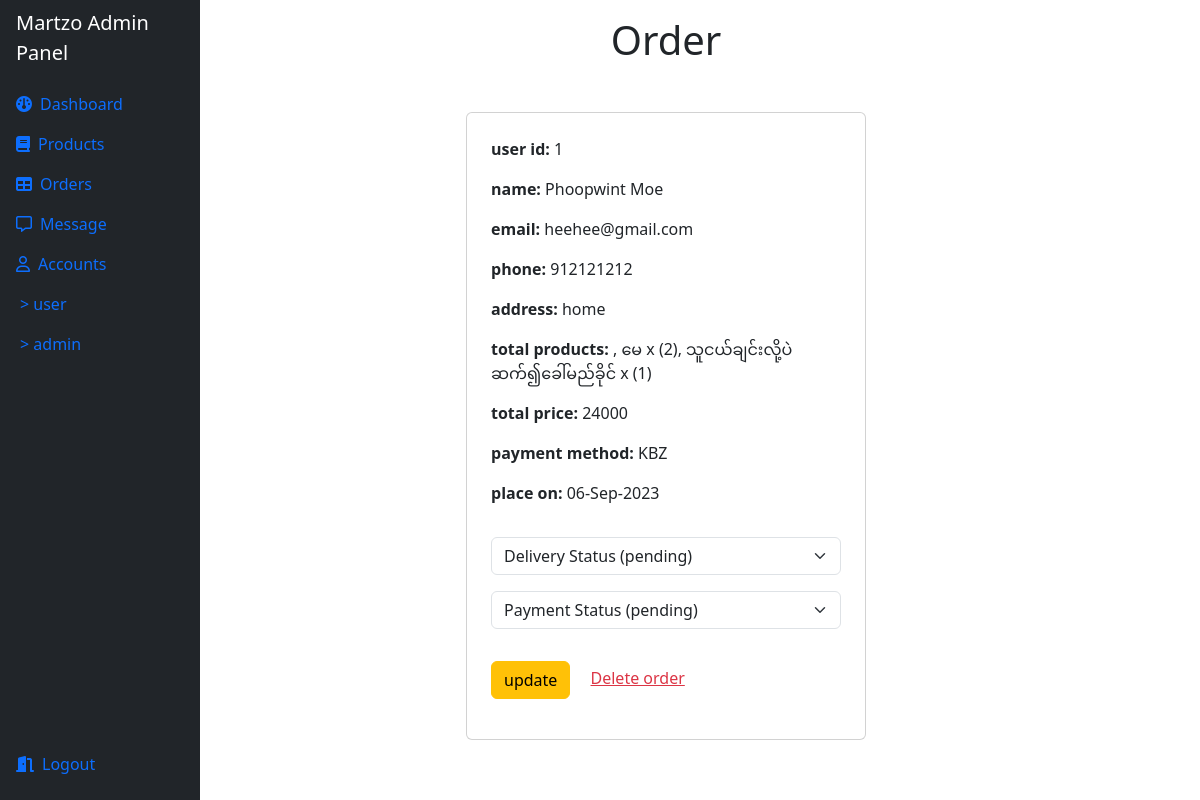
/admin/admin_order_status.php (signed in), run on the app's committed database.
### tables this page shows
CREATE TABLE `order` (
  `id` int(11) NOT NULL,
  `user_id` int(11) NOT NULL,
  `name` varchar(250) NOT NULL,
  `email` varchar(250) NOT NULL,
  `phone` int(11) NOT NULL,
  `address` varchar(250) NOT NULL,
  `product` varchar(250) NOT NULL,
  `price` int(11) NOT NULL,
  `method` varchar(100) NOT NULL DEFAULT 'Cash on deli',
  `delivery` varchar(100) NOT NULL DEFAULT 'pending',
  `payment` varchar(100) NOT NULL DEFAULT 'pending',
  `order_at` varchar(100) NOT NULL
);

### admin/admin_order_status.php (the view, shortened to what this page needs)
<!DOCTYPE html>
<html lang="en">
<head>
    <link rel="stylesheet" href="../css/bootstrap.min.css">
</head>
<body>
<?php include 'admin_header.php';?>
    <div class="container-md-6 col-9 py-3 ms-3 float-start">
        <h1 class="text-center">Order</h1>
        <div class="container d-flex justify-content-evenly flex-wrap my-5">
            <?php
            $select = mysqli_query($conn, "SELECT * FROM `order` ") or die('query_die');
            if(mysqli_num_rows($select)> 0){
                while($row = mysqli_fetch_assoc($select)){
            ?>
            <div class="card p-4" style="width: 400px;">
                <p> <b>user id: </b><span><?php echo $row['user_id']?></span></p>
                <p> <b>name: </b><span><?php echo $row['name']?></span></p>
                <p> <b>email: </b><span><?php echo $row['email']?></span></p>
                <p> <b>phone: </b><span><?php echo $row['phone']?></span></p>
                <p> <b>address: </b><span><?php echo $row['address']?></span></p>
                <p> <b>total products: </b><span><?php echo $row['product']?></span></p>
                <p> <b>total price: </b><span><?php echo $row['price']?></span></p>
                <p> <b>payment method: </b><span><?php echo $row['method']?></span></p>
                <p> <b>place on: </b><span><?php echo $row['order_at']?></span></p>
                <form action="" method="post">
                    <select name="delivery" class="form-select my-3">
                        <option value="" selected disabled>Delivery Status (<?php echo $row['delivery']?>)</option>
                    </select>
                    <select name="payment" class="form-select my-3">
                        <option value="" selected disabled>Payment Status (<?php echo $row['payment']?>)</option>
                    </select>
                    <input type="submit" value="update" name="update" class="btn btn-warning my-3 me-3">
                    <a href="admin_order_status.php?delete=<?php echo $row['id']?>" class="text-danger">Delete order</a>
                </form>
            </div>
            <?php
                }
            }else{
                echo '<div class="text-center"><span class="border border-danger p-3">No order yet</span></div>';
            }
            ?>
        </div>
    </div>
</body>
</html>

### data on the page
order: user "1", name "Phoopwint Moe", email "heehee@gmail.com", phone "912121212", address "home", product ", မေ x (2), သူငယ်ချင်းလို့ပဲ ဆက်၍ခေါ်မည်ခိုင် x (1)", price "24000", method "KBZ", order_at "06-Sep-2023"
